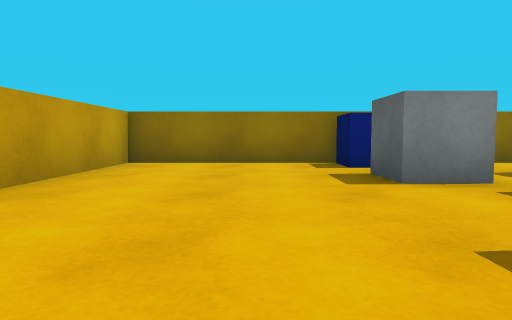
View 1 (above)

13 first-person views from a walk through a scene from a Unity 3-D project. The camera is 0.51 m above the floor, tilts 4° down and sees 75° across. The floor is counted in squares, 1 m on a side. Each view is taken from the middle of a square. On the plan, view 1 faces up. The plan holds only what a view shows up to about 9 squares ahead; the rest is blank. The place goes on beyond the plan. The player character is not drawn. Surface patterns are stand-ins for the level's own textures.

View 2
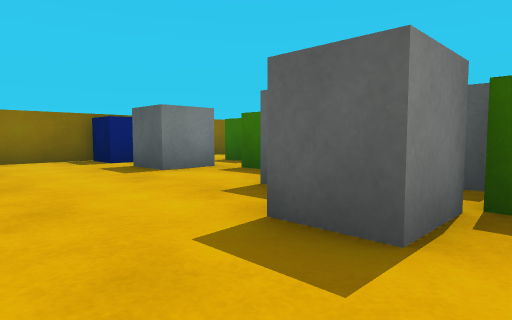

View 3
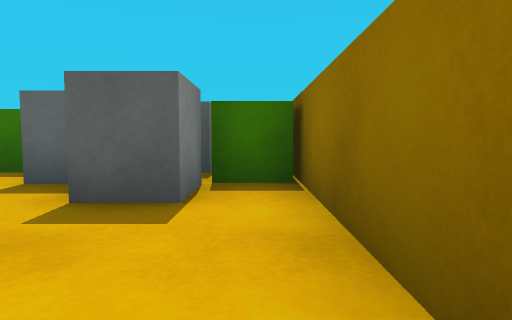

View 4
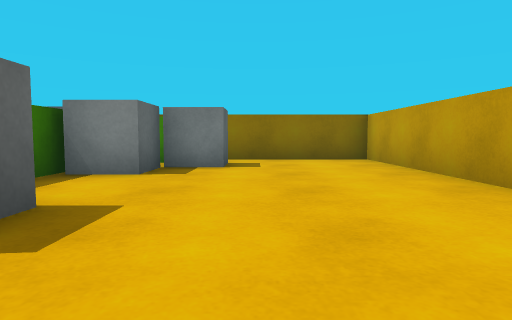

View 5
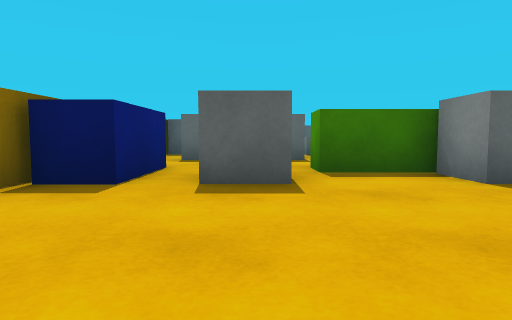

View 6
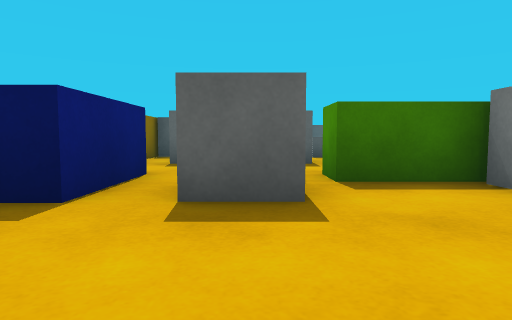

View 7
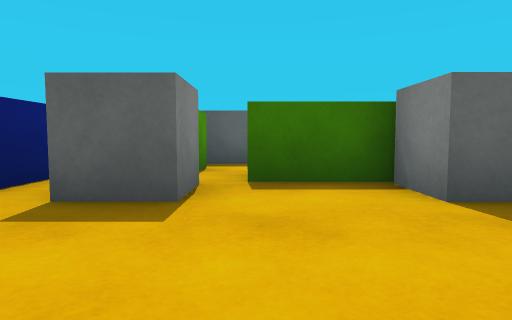

View 8
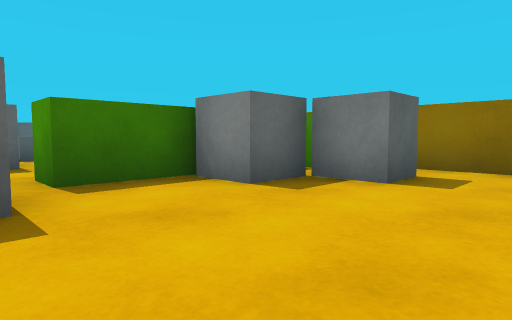

View 9
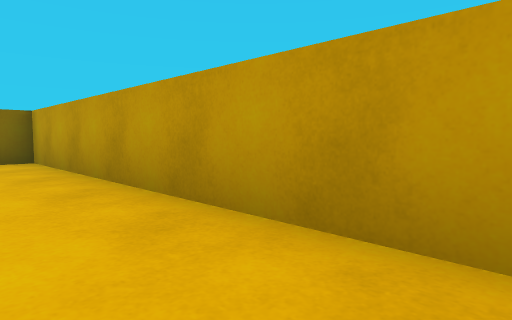

View 10
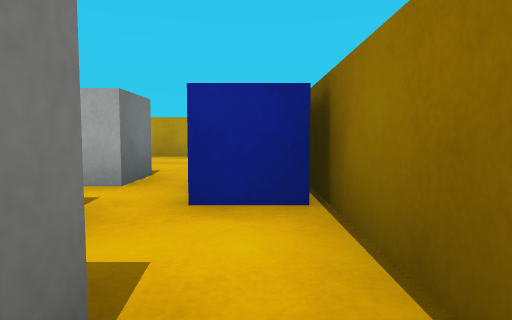

View 11
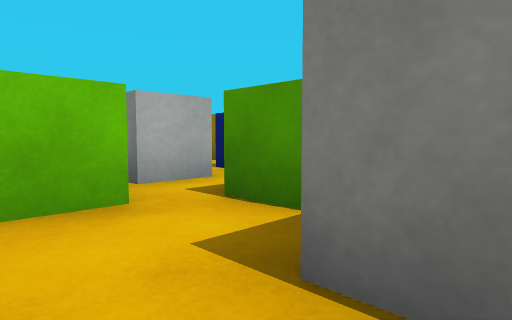

View 12
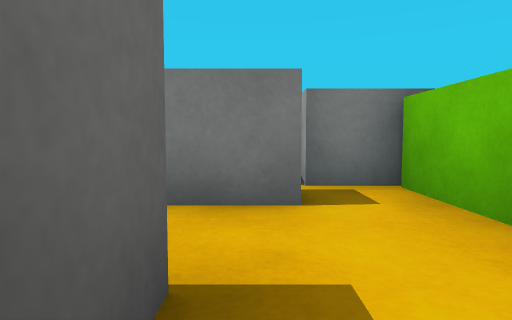

View 13
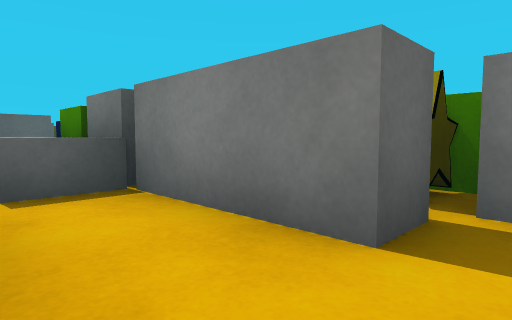

### Floor plan
Points are (right, up) in squares from view 1. A wall is a line through its corners. A room is listed if a view was taken in it or the views show most of it. See-through windows are left out.
Room 1 (views 1, 2, 3, 4, 5, 6, 7, 8, 9, 11, 12, 13)
walls: (4.7, 0.8) (4.7, 1.6) (7.2, 1.6); (6, 2.9) (5.3, 2.9) (5.3, 5.6); (5.5, 6.6) (-2.5, 6.6) (-2.5, -1.5) (2.5, -1.5)
low walls: (7.2, 1.6) (7.2, 2.6)
ways out: opening at (6, 6) to room 2
objects: cube (1, 0) to (2, 0); green cube (2, -1) to (3, -1); cube (2, 1) to (3, 1); cube (2, 4); blue block (2, 6) to (3, 6); block (3, 0) to (4, 0); green block (3, 2) to (3, 3); green cube (4, 4); green cube (5, -1); star (5, 0)
Room 2 (view 10)
walls: (7.7, 6.6) (5.5, 6.6)
ways out: opening at (6, 6) to room 1
objects: block (7, 6) to (8, 6)

Positions as (right, up) in squares from view 1, and headings:
1: (0, 0), facing up
2: (-1, -1), facing up-right
3: (-2, -1), facing right
4: (0, 6), facing down
5: (-2, 4), facing right
6: (-1, 4), facing right
7: (-1, 3), facing right
8: (-1, 4), facing down-right
9: (-1, 6), facing down-left
10: (6, 6), facing left
11: (6, 2), facing up-left
12: (5, 4), facing down
13: (4, 3), facing down-right
